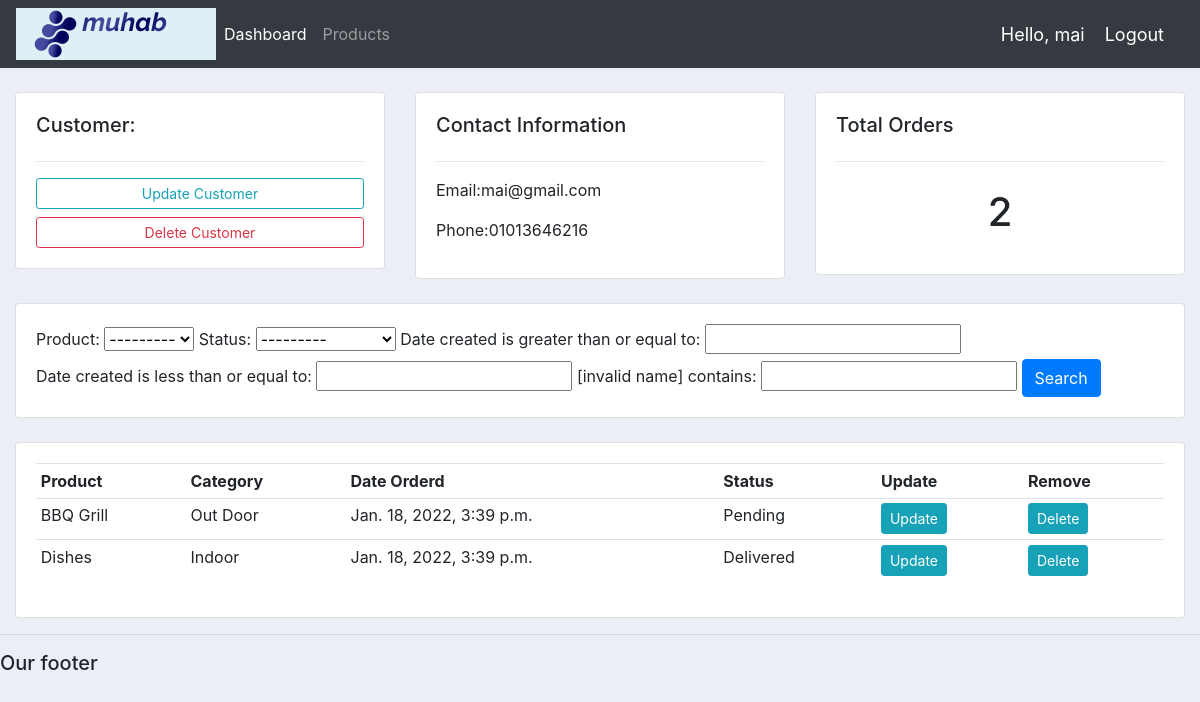
The app's page /customer/1/ (signed in) with its own data.
### accounts/models.py (models this page shows, shortened)
class Customer(models.Model):
	user = models.OneToOneField(User, null=True, on_delete=models.CASCADE)
	name = models.CharField(max_length=200, null=True)
	phone = models.CharField(max_length=200, null=True)
	email = models.CharField(max_length=200, null=True)
	profile_pic = models.ImageField(default="profile1.png", null=True, blank=True)
	date_created = models.DateTimeField(auto_now_add=True, null=True)

class Order(models.Model):
	STATUS = (
			('Pending', 'Pending'),
			('Out for delivery', 'Out for delivery'),
			('Delivered', 'Delivered'),
			)
	customer = models.ForeignKey(Customer, null=True, on_delete= models.SET_NULL)
	product = models.ForeignKey(Product, null=True, on_delete= models.SET_NULL)
	date_created = models.DateTimeField(auto_now_add=True, null=True)
	status = models.CharField(max_length=200, null=True, choices=STATUS)

class Product(models.Model):
	CATEGORY = (
			('Indoor', 'Indoor'),
			('Out Door', 'Out Door'),
			)
	name = models.CharField(max_length=200, null=True)
	price = models.FloatField(null=True)
	category = models.CharField(max_length=200, null=True, choices=CATEGORY)
	description = models.CharField(max_length=200, null=True, blank=True)
	date_created = models.DateTimeField(auto_now_add=True, null=True)
	tags = models.ManyToManyField(Tag)
	def __str__(self):
		return self.name

### accounts/decorators.py (the view)
		def wrapper_func(request, *args, **kwargs):
			group = None
			if request.user.groups.exists():
				group = request.user.groups.all()[0].name
			if group in allowed_roles:
				return view_func(request, *args, **kwargs)
			else:
				return HttpResponse('You are not authorized to view this page')

### accounts/views.py (called while the page is built)
@login_required(login_url='login')
@allowed_users(allowed_roles=['admins'])
def customer(request,pk):
    customer=Customer.objects.get(id=pk)
    orders = customer.order_set.all()
    myFilter = OrderFilter(request.GET , queryset= orders)
    orders=myFilter.qs
    order_count = orders.count()
    context = {'customer':customer, 'orders':orders, 'order_count':order_count ,
    'myfilter':myFilter}
    return render(request,'customer.html',context)

### templates/customer.html
{%  extends 'main.html' %}
{% block content %}
	<br>
<div class="row">
	<div class="col-md">
		<div class="card card-body">
			<h5>Customer:</h5>
			<hr>
			<a class="btn btn-outline-info  btn-sm btn-block" href="">Update Customer</a>
			<a class="btn btn-outline-danger  btn-sm btn-block" href="">Delete Customer</a>
		</div>
	</div>
	<div class="col-md">
		<div class="card card-body">
			<h5>Contact Information</h5>
			<hr>
			<p>Email:{{customer.email}} </p>
			<p>Phone:{{customer.phone}} </p>
		</div>
	</div>
	<div class="col-md">
		<div class="card card-body">
			<h5>Total Orders</h5>
			<hr>
			<h1 style="text-align: center;padding: 10px">{{order_count}}</h1>
		</div>
	</div>
</div>
<br>
<div class="row">
	<div class="col">
		<div class="card card-body">
			<form method="get">
				{{myfilter.form}}
		    <button class="btn btn-primary" type="submit">Search</button>
		  </form>
		</div>
	</div>
</div>
<br>
<div class="row">
	<div class="col-md">
		<div class="card card-body">
			<table class="table table-sm">
				<tr>
					<th>Product</th>
					<th>Category</th>
					<th>Date Orderd</th>
					<th>Status</th>
					<th>Update</th>
					<th>Remove</th>
				</tr>
				{% for order in orders %}
				<tr>
					<td>{{order.product}}</td>
					<td>{{order.product.category}}</td>
					<td>{{order.date_created}}</td>
					<td>{{order.status}}</td>
					<td><a class="btn btn-sm btn-info" href="{% url 'update_order' order.id %}">Update</a></td>
					<td><a class="btn btn-sm btn-info" href="{% url 'delete_order' order.id %}">Delete</a></td>
				</tr>
				{% endfor %}
			</table>
		</div>
	</div>
</div>
{% endblock %}

### templates/navbar.html (shortened to what this page needs)
{% load static %}
<nav class="navbar navbar-expand-lg navbar-dark bg-dark">
        <img src="{% static 'images/muhab1.png' %}" alt="" srcset="">
    <div class="collapse navbar-collapse" id="navbarNav">
      <ul class="navbar-nav">
        {% if request.user.is_staff %}
        <li class="nav-item active">
          <a class="nav-link" href="{% url 'dashboard' %}">Dashboard</a>
        </li>
        <li class="nav-item">
          <a class="nav-link" href="{% url 'products' %}">Products</a>
        </li>
        {% else %}
         <li class="nav-item">
          <a class="nav-link" href="{% url 'account' %}">Settings</a>
        </li>
        {% endif %}
      </ul>
    </div>
    <span class="hello-msg">Hello, {{request.user}}</span>
<span ><a  class="hello-msg" href="{% url 'logout' %}">Logout</a></span>
  </nav>

### static/css/main.css (style rules this page uses)
body { background-color: #ebeff5; }

### templates/navbar.html (style rules this page uses)
.hello-msg { font-size: 18px; color: #fff; margin-right: 20px; }

### records on screen
Customer: email "mai@gmail.com", phone "01013646216"
Order: product "BBQ Grill", product.category "Out Door", date_created "Jan. 18, 2022, 3:39 p.m.", status "Pending"
Order: product "Dishes", product.category "Indoor", date_created "Jan. 18, 2022, 3:39 p.m.", status "Delivered"

### other values on screen
{{ request.user }} "mai"
{{ order_count }} "2"
